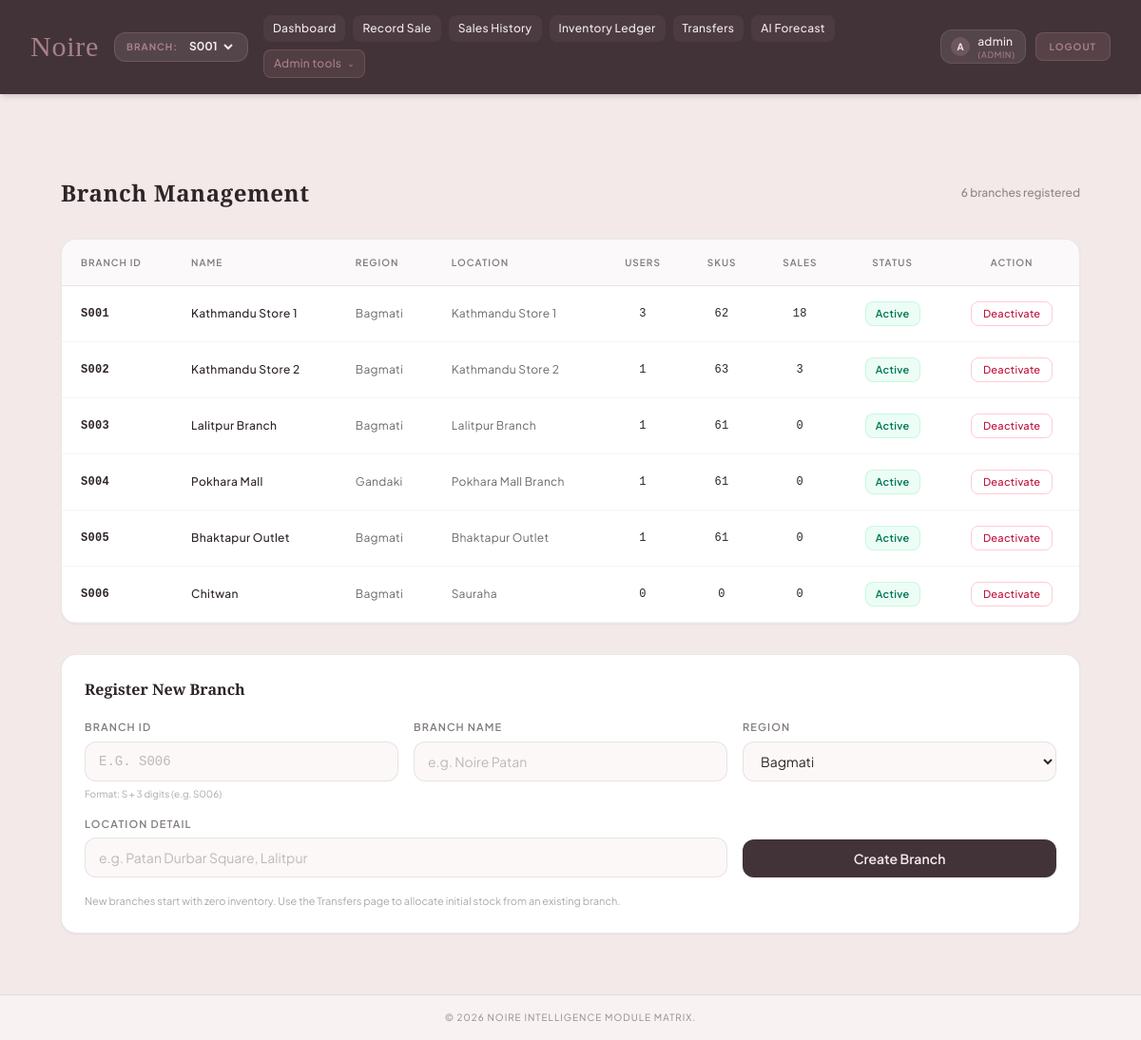
Page /manage_branches (signed in) on the committed database.
### tables this page shows
CREATE TABLE branches (
            branch_id TEXT PRIMARY KEY,
            region TEXT NOT NULL DEFAULT 'Bagmati',
            location_detail TEXT NOT NULL DEFAULT 'Kathmandu',
            created_at DATETIME DEFAULT CURRENT_TIMESTAMP
        , branch_name TEXT NOT NULL DEFAULT '', is_active INTEGER NOT NULL DEFAULT 1);

### app.py (the view)
@app.route('/manage_branches')
@admin_required
def manage_branches():
    branches = db_load_branches()
    return render_template('manage_branches.html', branches=branches)

### app.py (called while the page is built)
@app.context_processor
def inject_active_branches():
    try:
        with get_db() as conn:
            rows = conn.execute(
                "SELECT branch_id FROM branches WHERE is_active = 1 ORDER BY branch_id;"
            ).fetchall()
        return {'active_branches': [{'branch_id': r['branch_id']} for r in rows]}
    except Exception:
        return {'active_branches': [{'branch_id': b} for b in ['S001', 'S002', 'S003', 'S004', 'S005']]}

def admin_required(f):
    @wraps(f)
    def decorated_function(*args, **kwargs):
        if 'username' not in session:
            return redirect(url_for('login'))
        if session.get('role') != 'admin':
            return render_template('base.html', custom_error="403 Access Denied: Admin authorization required."), 403
        return f(*args, **kwargs)
    return decorated_function

### src/database.py (called while the page is built)
def get_db_path():
    return os.environ.get('TEST_DB_PATH', os.path.join(PROJECT_ROOT, 'data', 'noire_retail.db'))

@contextmanager
def get_db(db_path=None):
    if db_path is None:
        db_path = get_db_path()
    os.makedirs(os.path.dirname(db_path), exist_ok=True)
    conn = sqlite3.connect(db_path, timeout=30.0)
    conn.row_factory = sqlite3.Row
    conn.execute("PRAGMA foreign_keys = ON;")
    conn.execute("PRAGMA journal_mode = WAL;")
    try:
        yield conn
        conn.commit()
    except Exception:
        conn.rollback()
        raise
    finally:
        conn.close()

def db_load_branches(db_path=None):
    with get_db(db_path) as conn:
        rows = conn.execute("""
        SELECT
            b.branch_id,
            b.branch_name,
            b.region,
            b.location_detail,
            b.is_active,
            b.created_at,
            COUNT(DISTINCT u.user_id)          AS user_count,
            COUNT(DISTINCT i.inventory_id)     AS sku_count,
            COALESCE(SUM(i.stock), 0)          AS total_stock,
            COUNT(DISTINCT t.transaction_id)   AS total_sales
        FROM branches b
        LEFT JOIN users      u ON u.branch_id = b.branch_id
        LEFT JOIN inventory  i ON i.branch_id = b.branch_id
        LEFT JOIN transactions t ON t.branch_id = b.branch_id
        GROUP BY b.branch_id
        ORDER BY b.branch_id;
        """).fetchall()
        return [dict(r) for r in rows]

### templates/manage_branches.html (shortened to what this page needs)
{% extends "base.html" %}
{% block content %}
<div class="max-w-7xl mx-auto px-4 sm:px-6 lg:px-8 py-8 space-y-8">
    <div class="flex items-center justify-between">
        <h2 class="text-2xl font-serif font-semibold text-noireText tracking-wide">Branch Management</h2>
        <span class="text-xs text-noireText/50 font-medium">{{ branches|length }} branch{{ 'es' if branches|length != 1 else '' }} registered</span>
    </div>
    <div class="bg-white rounded-2xl border border-noireText/10 shadow-sm overflow-hidden">
        <div class="overflow-x-auto">
            <table class="w-full text-left text-xs tracking-wide border-collapse min-w-[750px]">
                <thead>
                    <tr class="bg-parchment/20 border-b border-noireText/10 text-noireText/60 uppercase text-[10px] tracking-widest">
                        <th class="py-4 px-5 font-semibold">Branch ID</th>
                        <th class="py-4 px-5 font-semibold">Name</th>
                        <th class="py-4 px-5 font-semibold">Region</th>
                        <th class="py-4 px-5 font-semibold">Location</th>
                        <th class="py-4 px-5 font-semibold text-center">Users</th>
                        <th class="py-4 px-5 font-semibold text-center">SKUs</th>
                        <th class="py-4 px-5 font-semibold text-center">Sales</th>
                        <th class="py-4 px-5 font-semibold text-center">Status</th>
                        <th class="py-4 px-5 font-semibold text-center">Action</th>
                    </tr>
                </thead>
                <tbody>
                    {% for b in branches %}
                    <tr class="border-b border-noireText/5 hover:bg-velvet/20 transition-colors">
                        <td class="py-4 px-5 font-mono font-semibold text-noireText">{{ b.branch_id }}</td>
                        <td class="py-4 px-5 font-medium text-noireText">{{ b.branch_name }}</td>
                        <td class="py-4 px-5 text-noireText/70">{{ b.region }}</td>
                        <td class="py-4 px-5 text-noireText/70">{{ b.location_detail }}</td>
                        <td class="py-4 px-5 text-center font-mono text-noireText">{{ b.user_count }}</td>
                        <td class="py-4 px-5 text-center font-mono text-noireText">{{ b.sku_count }}</td>
                        <td class="py-4 px-5 text-center font-mono text-noireText">{{ b.total_sales }}</td>
                        <td class="py-4 px-5 text-center">
                            {% if b.is_active %}
                            <span class="text-emerald-700 bg-emerald-50 border border-emerald-200/50 px-2.5 py-1 rounded-lg text-[11px] font-semibold inline-block">Active</span>
                            {% else %}
                            <span class="text-noireText/40 bg-noireText/5 border border-noireText/10 px-2.5 py-1 rounded-lg text-[11px] font-semibold inline-block">Inactive</span>
                            {% endif %}
                        </td>
                        <td class="py-4 px-5 text-center">
                            <form method="POST" action="{{ url_for('toggle_branch_route', branch_id=b.branch_id) }}" onsubmit="return confirm('{{ 'Deactivate' if b.is_active else 'Reactivate' }} branch {{ b.branch_id }}?')">
                                <button type="submit"
                                    class="text-[11px] px-3 py-1 rounded-lg font-medium border transition-all {% if b.is_active %}text-rose-700 border-rose-200 hover:bg-rose-50{% else %}text-emerald-700 border-emerald-200 hover:bg-emerald-50{% endif %}">
                                    {{ 'Deactivate' if b.is_active else 'Activate' }}
                                </button>
                            </form>
                        </td>
                    </tr>
                    {% else %}
                    <tr>
                        <td colspan="9" class="py-8 text-center text-noireText/40 italic text-sm">No branches found.</td>
                    </tr>
                    {% endfor %}
                </tbody>
            </table>
        </div>
    </div>
    <div class="bg-white rounded-2xl border border-noireText/10 shadow-sm p-6">
        <h3 class="text-base font-serif font-semibold text-noireText mb-5">Register New Branch</h3>
        <form method="POST" action="{{ url_for('create_branch_route') }}" class="grid grid-cols-1 sm:grid-cols-2 lg:grid-cols-3 gap-4">
            <div class="flex flex-col gap-1.5">
                <label class="text-[11px] font-semibold uppercase tracking-widest text-noireText/60">Branch ID</label>
                <input type="text" name="branch_id" placeholder="e.g. S006" required
                    pattern="[Ss]\d{3}" title="Format: S followed by 3 digits (e.g. S006)"
                    class="px-3.5 py-2.5 rounded-xl bg-velvet/30 border border-noireText/10 text-noireText placeholder-noireText/30 focus:outline-none focus:border-dustyRose focus:ring-1 focus:ring-dustyRose text-sm font-mono uppercase transition-all">
                <span class="text-[10px] text-noireText/40">Format: S + 3 digits (e.g. S006)</span>
            </div>
            <div class="flex flex-col gap-1.5">
                <label class="text-[11px] font-semibold uppercase tracking-widest text-noireText/60">Branch Name</label>
                <input type="text" name="branch_name" placeholder="e.g. Noire Patan" required
                    class="px-3.5 py-2.5 rounded-xl bg-velvet/30 border border-noireText/10 text-noireText placeholder-noireText/30 focus:outline-none focus:border-dustyRose focus:ring-1 focus:ring-dustyRose text-sm transition-all">
            </div>
            <div class="flex flex-col gap-1.5">
                <label class="text-[11px] font-semibold uppercase tracking-widest text-noireText/60">Region</label>
                <select name="region"
                    class="px-3.5 py-2.5 rounded-xl bg-velvet/30 border border-noireText/10 text-noireText focus:outline-none focus:border-dustyRose focus:ring-1 focus:ring-dustyRose text-sm transition-all cursor-pointer">
                    <option value="Bagmati">Bagmati</option>
                </select>
            </div>
            <div class="flex flex-col gap-1.5 sm:col-span-2 lg:col-span-2">
                <label class="text-[11px] font-semibold uppercase tracking-widest text-noireText/60">Location Detail</label>
                <input type="text" name="location_detail" placeholder="e.g. Patan Durbar Square, Lalitpur" required
                    class="px-3.5 py-2.5 rounded-xl bg-velvet/30 border border-noireText/10 text-noireText placeholder-noireText/30 focus:outline-none focus:border-dustyRose focus:ring-1 focus:ring-dustyRose text-sm transition-all">
            </div>
            <div class="flex items-end">
                <button type="submit"
                    class="w-full px-5 py-2.5 bg-deepWine hover:bg-noireText text-velvet font-semibold text-sm rounded-xl shadow-sm transition-all">
                    Create Branch
                </button>
            </div>
        </form>
        <p class="mt-4 text-[11px] text-noireText/40 leading-relaxed">
            New branches start with zero inventory. Use the Transfers page to allocate initial stock from an existing branch.
        </p>
    </div>
</div>
{% endblock %}

### templates/base.html (style rules this page uses)
body { font-family: 'Plus Jakarta Sans', 'Space Grotesk', sans-serif; background-color: #f3e9e9; color: #2e2528; }
h1, h2, h3, .brand-font { font-family: 'Cormorant Garamond', serif; font-weight: 600; }

### rows in the picture
branches: branch_id "S001", branch_name "Kathmandu Store 1", region "Bagmati", location_detail "Kathmandu Store 1", user_count "3", sku_count "62", total_sales "18", shows "Active", is_active "Deactivate"
branches: branch_id "S002", branch_name "Kathmandu Store 2", region "Bagmati", location_detail "Kathmandu Store 2", user_count "1", sku_count "63", total_sales "3", shows "Active", is_active "Deactivate"
branches: branch_id "S003", branch_name "Lalitpur Branch", region "Bagmati", location_detail "Lalitpur Branch", user_count "1", sku_count "61", total_sales "0", shows "Active", is_active "Deactivate"
branches: branch_id "S004", branch_name "Pokhara Mall", region "Gandaki", location_detail "Pokhara Mall Branch", user_count "1", sku_count "61", total_sales "0", shows "Active", is_active "Deactivate"
branches: branch_id "S005", branch_name "Bhaktapur Outlet", region "Bagmati", location_detail "Bhaktapur Outlet", user_count "1", sku_count "61", total_sales "0", shows "Active", is_active "Deactivate"
branches: branch_id "S006", branch_name "Chitwan", region "Bagmati", location_detail "Sauraha", user_count "0", sku_count "0", total_sales "0", shows "Active", is_active "Deactivate"

### other values in the picture
{{ session.get('username', 'G')[:1] }} "A"
{{ session.get('username', 'Guest') }} "admin"
{{ session.get('role', 'staff') }} "ADMIN"
{{ branches|length }} "6"
{{ 'es' if branches|length != 1 else '' }} "es"
form field value "S001"
